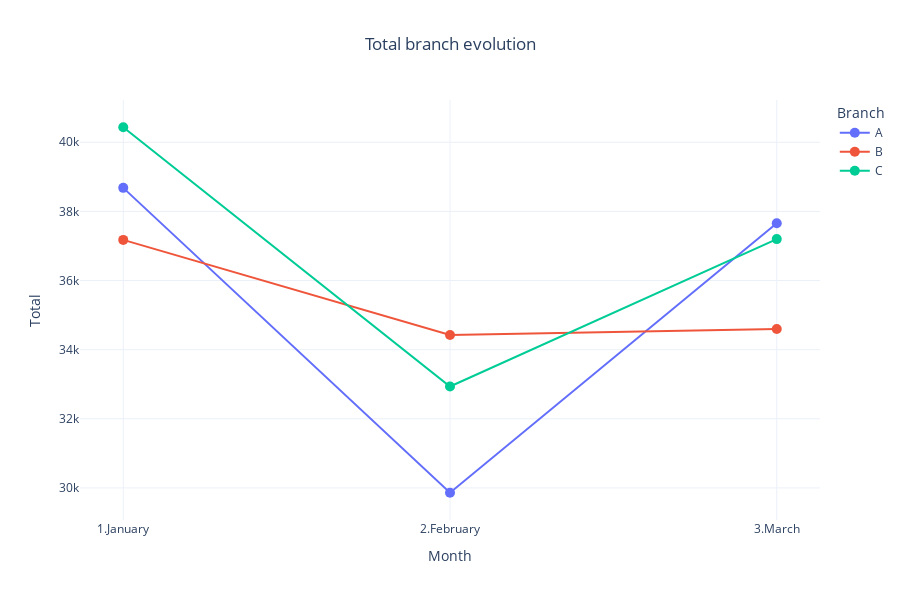

Notebook code for this chart:
### Code cell
fig_evolution_branch = px.line(evolution_branch,x='Month_name',y='Total',color='Branch',title='Total branch evolution',
        height=600, template='plotly_white',labels={'Month_name':'Month'},markers=True)
fig_evolution_branch.update_layout(title_x=0.5)
fig_evolution_branch.update_traces(textposition='top center',marker_size=10)

fig_evolution_branch

### Figure 1 — Plotly figure (JSON) as saved in the notebook; plotly's stock layout.template omitted (floating-point values rounded to 4 significant figures)
{"data": [{"hovertemplate": "Branch=A<br>Month=%{x}<br>Total=%{y}<extra></extra>", "legendgroup": "A", "line": {"color": "#636efa", "dash": "solid"}, "marker": {"size": 10, "symbol": "circle"}, "mode": "lines+markers", "name": "A", "orientation": "v", "showlegend": true, "textposition": "top center", "type": "scatter", "x": ["1.January", "2.February", "3.March"], "xaxis": "x", "y": [38681, 29860, 37659], "yaxis": "y"}, {"hovertemplate": "Branch=B<br>Month=%{x}<br>Total=%{y}<extra></extra>", "legendgroup": "B", "line": {"color": "#EF553B", "dash": "solid"}, "marker": {"size": 10, "symbol": "circle"}, "mode": "lines+markers", "name": "B", "orientation": "v", "showlegend": true, "textposition": "top center", "type": "scatter", "x": ["1.January", "2.February", "3.March"], "xaxis": "x", "y": [37176, 34424, 34597], "yaxis": "y"}, {"hovertemplate": "Branch=C<br>Month=%{x}<br>Total=%{y}<extra></extra>", "legendgroup": "C", "line": {"color": "#00cc96", "dash": "solid"}, "marker": {"size": 10, "symbol": "circle"}, "mode": "lines+markers", "name": "C", "orientation": "v", "showlegend": true, "textposition": "top center", "type": "scatter", "x": ["1.January", "2.February", "3.March"], "xaxis": "x", "y": [40435, 32935, 37199], "yaxis": "y"}], "layout": {"height": 600, "legend": {"title": {"text": "Branch"}, "tracegroupgap": 0}, "title": {"text": "Total branch evolution", "x": 0.5}, "xaxis": {"anchor": "y", "domain": [0, 1], "title": {"text": "Month"}}, "yaxis": {"anchor": "x", "domain": [0, 1], "title": {"text": "Total"}}}}
